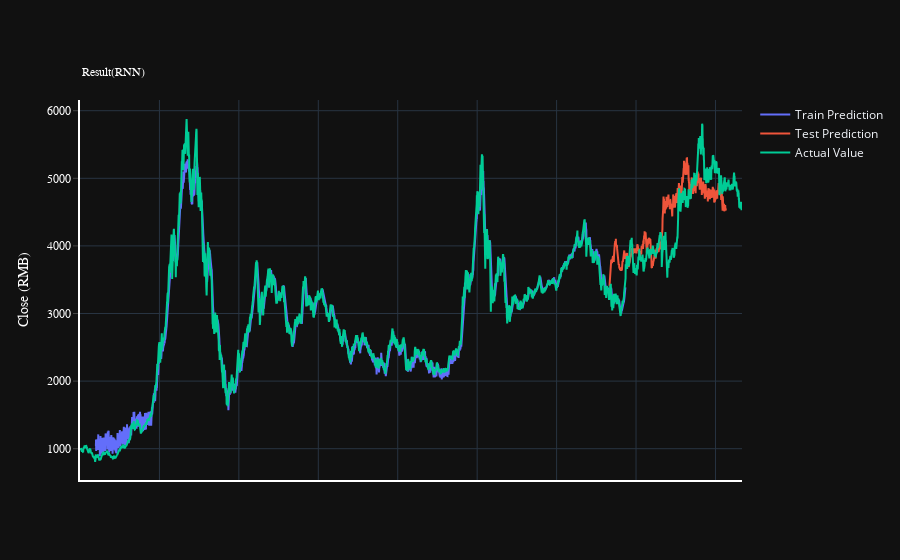

The cell this chart's notebook holds for it:
### Code cell
import plotly.express as px
import plotly.graph_objects as go
fig = go.Figure()
fig.add_trace(go.Scatter(go.Scatter(x=result.index,y=result[0],mode='lines',name='Train Prediction')))
fig.add_trace(go.Scatter(x=result.index,y=result[1],mode='lines',name='Test Prediction'))
fig.add_trace(go.Scatter(go.Scatter(x=result.index,y=result[2],mode='lines',name='Actual Value')))
fig.update_layout(xaxis = dict(showline=True,showgrid=True,showticklabels=False,linecolor='white',linewidth=2),
                 yaxis = dict(title_text='Close (RMB)',titlefont=dict(family='Rockwell',color='white',),
                             showline=True,showgrid=True,showticklabels=True,linecolor='white',linewidth=2,
                             ticks='outside',tickfont=dict(family='Rockwell',color='white',),),
                 showlegend=True,template = 'plotly_dark')
annotations = []
annotations.append(dict(xref='paper',yref='paper',x=0.0,y=1.05,
                       xanchor='left',yanchor='bottom',text='Result(RNN)',
                       font=dict(family='Rockwell',color='white'),
                       showarrow=False))
fig.update_layout(annotations=annotations)
fig.show()

### Figure 1 — Plotly figure (JSON) as saved in the notebook; plotly's stock layout.template omitted (floating-point values rounded to 4 significant figures; data arrays with more than 128 entries replaced by an {"elided": "..."} marker saying what was removed)
{"data": [{"mode": "lines", "name": "Train Prediction", "type": "scatter", "x": {"elided": "4168 int values"}, "y": {"elided": "4168 float values"}}, {"mode": "lines", "name": "Test Prediction", "type": "scatter", "x": {"elided": "4168 int values"}, "y": {"elided": "4168 float values"}}, {"mode": "lines", "name": "Actual Value", "type": "scatter", "x": {"elided": "4168 int values"}, "y": {"elided": "4168 float values"}}], "layout": {"annotations": [{"font": {"color": "white", "family": "Rockwell"}, "showarrow": false, "text": "Result(RNN)", "x": 0, "xanchor": "left", "xref": "paper", "y": 1.05, "yanchor": "bottom", "yref": "paper"}], "showlegend": true, "xaxis": {"linecolor": "white", "linewidth": 2, "showgrid": true, "showline": true, "showticklabels": false}, "yaxis": {"linecolor": "white", "linewidth": 2, "showgrid": true, "showline": true, "showticklabels": true, "tickfont": {"color": "white", "family": "Rockwell"}, "ticks": "outside", "title": {"font": {"color": "white", "family": "Rockwell"}, "text": "Close (RMB)"}}}}
